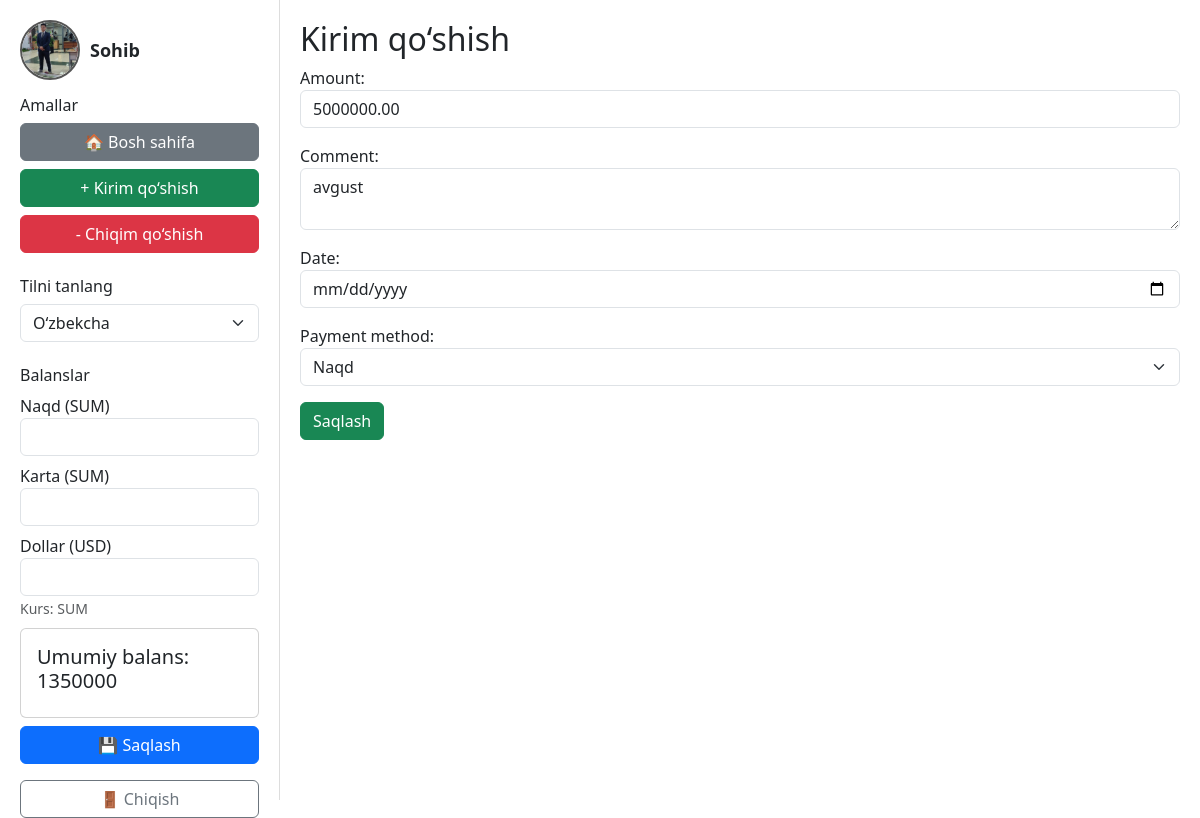
Screenshot of /finance/income/1/edit/ (signed in) with the database file from the repository.
### users/models.py (models this page shows, shortened)
class CustomUser(AbstractUser):
    phone_number = models.CharField(max_length=20,null=True, blank=True)
    image = models.ImageField(upload_to='profiles/', null=True, blank=True)

### finance/models.py (models this page shows, shortened)
class Income(models.Model):
    PAYMENT_CHOICES = (
        ('cash', _('Naqd')),
        ('card', _('Karta')),
        ('dollar', _('Dollar')),
    )
    user = models.ForeignKey(settings.AUTH_USER_MODEL, on_delete=models.CASCADE)
    category = models.ForeignKey(Category, on_delete=models.CASCADE)
    amount = models.DecimalField(max_digits=12, decimal_places=2)
    comment = models.TextField(blank=True, null=True)
    date = models.DateField(default=datetime.today)
    payment_method = models.CharField(max_length=10, choices=PAYMENT_CHOICES, default='cash')

### finance/views.py (the view)
# urls.py: path('income/<int:pk>/edit/', views.update_income, name='update_income'),
@login_required
def update_income(request, pk):
    income = get_object_or_404(Income, pk=pk, user=request.user)
    if request.method == "POST":
        old_amount = income.amount
        old_method = income.payment_method
        form = IncomeForm(request.POST, instance=income)
        if form.is_valid():
            income = form.save(commit=False)
            income.user = request.user
            income.save()
            balance_obj, created = UserBalance.objects.get_or_create(user=request.user)
            if old_method == 'cash':
                balance_obj.cash -= old_amount
            elif old_method == 'card':
                balance_obj.card -= old_amount
            elif old_method == 'dollar':
                balance_obj.dollar -= old_amount
            if income.payment_method == 'cash':
                balance_obj.cash += income.amount
            elif income.payment_method == 'card':
                balance_obj.card += income.amount
            elif income.payment_method == 'dollar':
                balance_obj.dollar += income.amount
            balance_obj.save()
            messages.success(request, _("Kirim yangilandi va balans tuzatildi"))
            return redirect('category_detail', pk=income.category.id)
    else:
        form = IncomeForm(instance=income)
    return render(request, "add_income.html", {"form": form, "category": income.category})

### finance/forms.py
class IncomeForm(forms.ModelForm):
    payment_method = forms.ChoiceField(
        choices=PAYMENT_CHOICES,
        widget=forms.Select(attrs={'class': 'form-select'})
    )
    class Meta:
        model = Income
        fields = ["amount", "comment", "date", "payment_method"]
        widgets = {
            "amount": forms.NumberInput(attrs={"class": "form-control", "step": "0.01"}),
            "comment": forms.Textarea(attrs={"class": "form-control", "rows": 2}),
            "date": forms.DateInput(attrs={"type": "date", "class": "form-control"}),
            "category": forms.Select(attrs={"class": "form-select"}),
        }

### finance/context_processors.py (called while the page is built)
def user_balance(request):
    if request.user.is_authenticated:
        balance, created = UserBalance.objects.get_or_create(user=request.user)
        umumiy = (balance.cash or 0) + (balance.card or 0) + (balance.dollar or 0) * 12300
        return {
            "balance": balance,
            "umumiy_balans": number_format(umumiy, use_l10n=True, decimal_pos=0),
        }
    return {}

### templates/add_income.html (shortened to what this page needs)
{% extends 'base.html' %}
{% load humanize %}
{% load i18n %}
{% block content %}
<h2>{% trans "Kirim qo‘shish" %}</h2>
<form method="post">
    <div class="mb-3">
        {{ form.amount.label_tag }}
        {{ form.amount }}
    </div>
    <div class="mb-3">
        {{ form.comment.label_tag }}
        {{ form.comment }}
    </div>
    <div class="mb-3">
        {{ form.date.label_tag }}
        {{ form.date }}
    </div>
    <div class="mb-3">
        {{ form.payment_method.label_tag }}
        {{ form.payment_method }}
    </div>
    <button type="submit" class="btn btn-success">{% trans "Saqlash" %}</button>
</form>
{% endblock %}

### templates/base.html (shortened to what this page needs)
<!DOCTYPE html>
<html lang="{{ LANGUAGE_CODE }}">
<head>
    {% load humanize i18n %}
    <link href="https://cdn.jsdelivr.net/npm/bootstrap@5.3.0/dist/css/bootstrap.min.css" rel="stylesheet">
</head>
<body>
<div class="d-flex">
    <div class="sidebar">
        <div>
            <div class="d-flex align-items-center mb-3">
                {% if request.user.is_authenticated %}
                    <a href="{% url 'profile' %}" class="d-flex align-items-center text-decoration-none">
                        {% if request.user.image %}
                            <img src="{{ request.user.image.url }}" class="profile-pic">
                        {% else %}
                            <img src="https://via.placeholder.com/60" class="profile-pic">
                        {% endif %}
                        <span class="username">{{ request.user.username }}</span>
                    </a>
                {% else %}
                    <a href="{% url 'login' %}" class="d-flex align-items-center text-decoration-none">
                        <img src="https://via.placeholder.com/60" class="profile-pic">
                        <span class="username">{% trans "Mehmon" %}</span>
                    </a>
                {% endif %}
            </div>
            <div class="mb-4">
                <h6>{% trans "Amallar" %}</h6>
                <div class="d-grid gap-2">
                    <a href="{% url 'dashboard' %}" class="btn btn-secondary">🏠 {% trans "Bosh sahifa" %}</a>
                    <a href="{% url 'category_list' %}" class="btn btn-success">+ {% trans "Kirim qo‘shish" %}</a>
                    <a href="{% url 'expense_category_list' %}" class="btn btn-danger">- {% trans "Chiqim qo‘shish" %}</a>
                </div>
            </div>
            <div class="mb-4">
                <h6>{% trans "Tilni tanlang" %}</h6>
                <form method="post" action="{% url 'set_language' %}">
                    <select name="language" onchange="this.form.submit()" class="form-select">
                        <option value="uz" {% if request.LANGUAGE_CODE == 'uz' %}selected{% endif %}>O‘zbekcha</option>
                    </select>
                </form>
            </div>
            <h6>{% trans "Balanslar" %}</h6>
            <form method="post" action="{% url 'update_balance' %}">
                <div class="mb-2">
                    <label>{% trans "Naqd (SUM)" %}</label>
                    <input type="number" step="0.01" name="cash" class="form-control balance-card" value="{{ cash_amount }}">
                </div>
                <div class="mb-2">
                    <label>{% trans "Karta (SUM)" %}</label>
                    <input type="number" step="0.01" name="card" class="form-control balance-card" value="{{ card_amount }}">
                </div>
                <div class="mb-2">
                    <label>{% trans "Dollar (USD)" %}</label>
                    <input type="number" step="0.01" name="dollar" class="form-control balance-card" value="{{ dollar_amount }}">
                    <small class="text-muted">{% trans "Kurs" %}: {{ dollar_to_sum|intcomma }} SUM</small>
                </div>
                <div class="card p-3">
                    <h5>{% trans "Umumiy balans" %}: {{ umumiy_balans }}</h5>
                </div>
                <button type="submit" class="btn btn-primary w-100 mt-2">💾 {% trans "Saqlash" %}</button>
            </form>
        </div>
        {% if request.user.is_authenticated %}
            <div class="mt-3">
                <form method="post" action="{% url 'logout' %}">
                    <button type="submit" class="btn btn-outline-secondary w-100">🚪 {% trans "Chiqish" %}</button>
                </form>
            </div>
        {% else %}
            <div class="mt-3">
                <a href="{% url 'login' %}" class="btn btn-primary w-100">🔑 {% trans "Login" %}</a>
            </div>
        {% endif %}
    </div>
    <div class="content">
        {% block content %}{% endblock %}
    </div>
</div>
</body>
</html>

### templates/base.html (style rules this page uses)
body { margin: 0; padding: 0; }
.sidebar { width: 280px; height: 100vh; border-right: 1px solid #ddd; padding: 20px; display: flex; flex-direction: column; justify-content: space-between; }
.profile-pic { width: 60px; height: 60px; border-radius: 50%; object-fit: cover; border: 2px solid #555; }
.username { font-weight: bold; margin-left: 10px; font-size: 18px; }
.content { flex-grow: 1; padding: 20px; display: flex; flex-direction: column; }
a { color: inherit; text-decoration: none; }

### rows the page displays
CustomUser: user.image (picture), user.username "Sohib"
Income: amount "5000000.00", comment "avgust", payment_method "Naqd"

### other values shown
{{ umumiy_balans }} "1350000"
